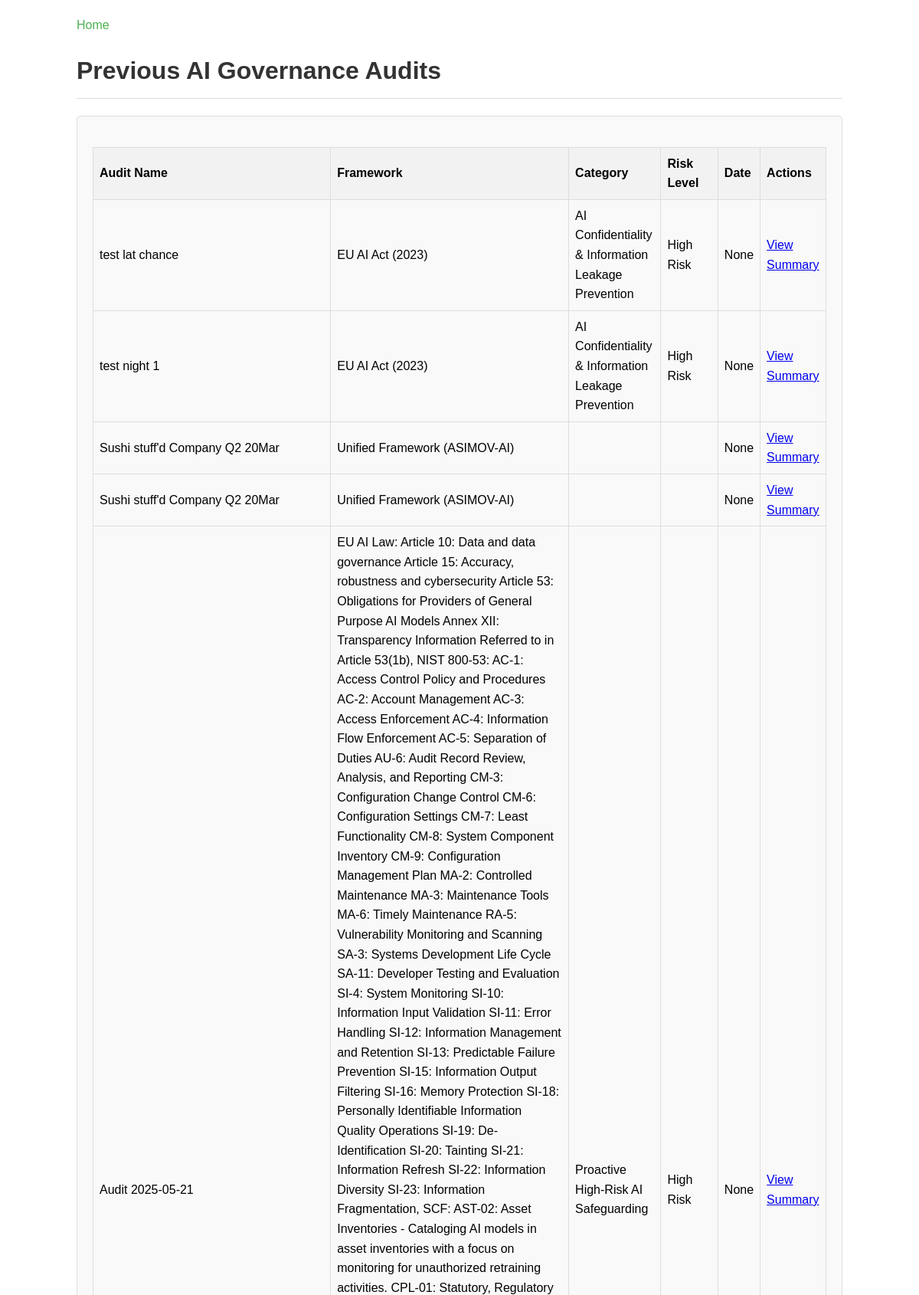
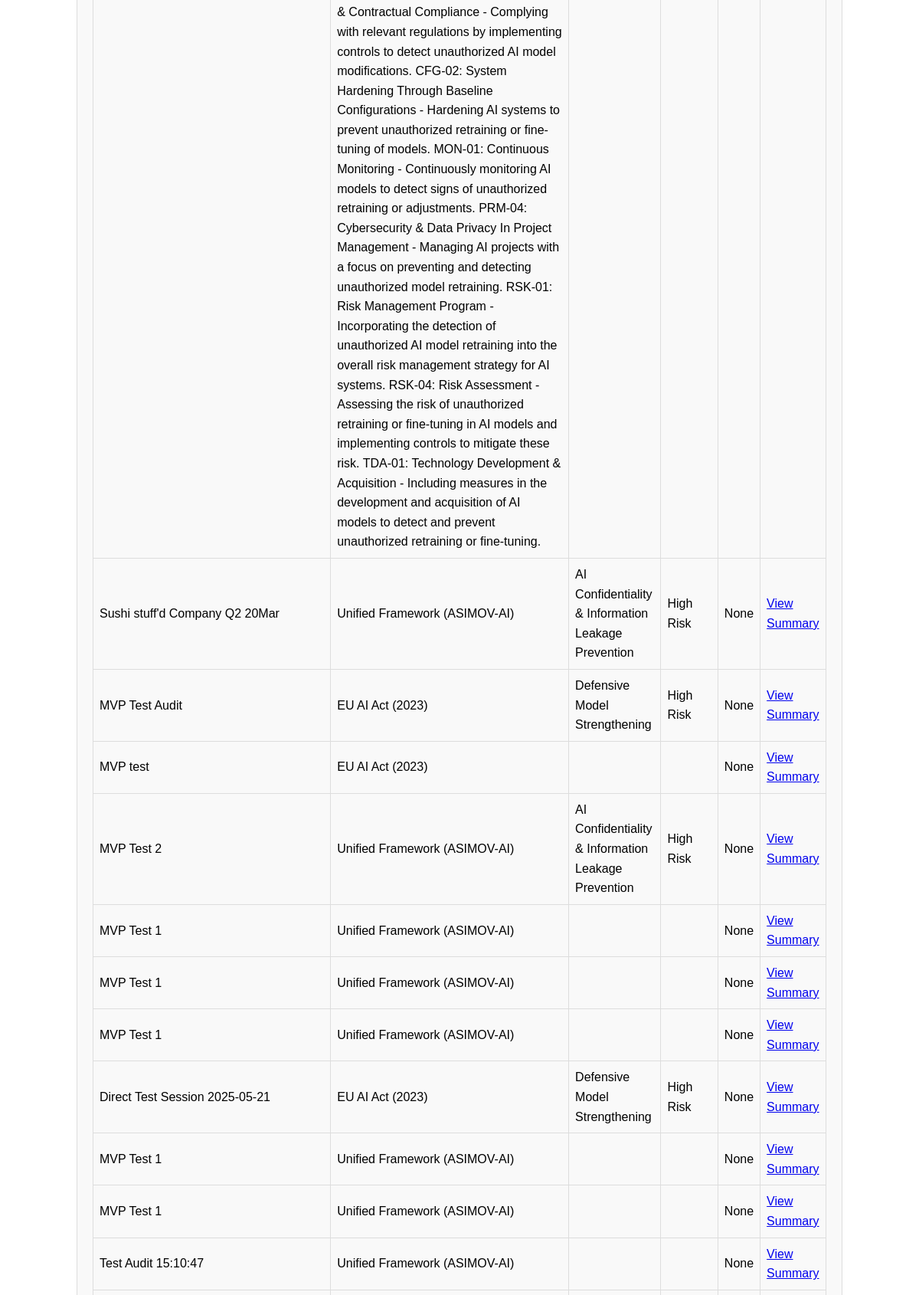
/audit/list (upper part), run on the app's committed database (2 pictures, top to bottom).
### tables this page shows
CREATE TABLE "audit_sessions" (
                session_id TEXT PRIMARY KEY,
                session_name TEXT,
                framework_filter TEXT,
                category_filter TEXT,
                risk_level_filter TEXT,
                sector_filter TEXT,
                region_filter TEXT,
                session_date DATETIME DEFAULT CURRENT_TIMESTAMP
            , framework_pattern TEXT, created_date TEXT DEFAULT "");

### app.py (the view)
@app.route('/audits')
@app.route('/audit/list')
def audit_list():
    conn = get_db_connection()
    cursor = conn.cursor()
    try:
        cursor.execute('''
            SELECT
                session_id,
                session_name,
                framework_filter,
                category_filter,
                risk_level_filter,
                sector_filter,
                region_filter,
                created_date,
                CASE
                    WHEN created_date IS NOT NULL
                    THEN datetime(created_date, 'localtime')
                    ELSE 'Unknown'
                END as formatted_date
            FROM audit_sessions
            ORDER BY created_date DESC
        ''')
        audits = []
        for row in cursor.fetchall():
            audit = dict(row)
            audits.append(audit)
    except Exception as e:
        print(f"Error fetching audits: {e}")
        audits = []
    conn.close()
    return render_template('audit_list.html', audits=audits)

### app.py (called while the page is built)
def get_db_connection():
    conn = sqlite3.connect('audit_controls.db')
    conn.row_factory = sqlite3.Row
    return conn

### templates/audit_list.html (shortened to what this page needs)
<!DOCTYPE html>
<html>
<head>
</head>
<body>
  <div class="nav-links">
    <a href="/">Home</a>
  </div>
  <h1>Previous AI Governance Audits</h1>
  {% if audits %}
  <div class="card">
    <table>
      <thead>
        <tr>
          <th>Audit Name</th>
          <th>Framework</th>
          <th>Category</th>
          <th>Risk Level</th>
          <th>Date</th>
          <th>Actions</th>
        </tr>
      </thead>
      <tbody>
        {% for audit in audits %}
        <tr>
          <td>{{ audit.session_name }}</td>
          <td>{{ audit.framework_filter }}</td>
          <td>{{ audit.category_filter }}</td>
          <td>{{ audit.risk_level_filter }}</td>
          <td>{{ audit.formatted_date }}</td>
          <td>
            <a href="/audit/{{ audit.session_id }}/summary">View Summary</a>
          </td>
        </tr>
        {% endfor %}
      </tbody>
    </table>
  </div>
  {% else %}
  <div class="card empty-state">
    <h3>No previous audits found</h3>
    <p>Start a new audit to begin tracking your AI governance compliance.</p>
    <a href="/" class="button">Start New Audit</a>
  </div>
  {% endif %}
</body>
</html>

### templates/audit_list.html (style rules this page uses)
body { font-family: Arial, sans-serif; max-width: 1000px; margin: 0 auto; padding: 20px; line-height: 1.6; }
h1, h2, h3 { color: #333; border-bottom: 1px solid #ddd; padding-bottom: 10px; }
.card { border: 1px solid #ddd; border-radius: 5px; padding: 20px; margin-bottom: 20px; background-color: #f9f9f9; }
table { width: 100%; border-collapse: collapse; margin-top: 20px; }
th, td { border: 1px solid #ddd; padding: 8px; text-align: left; }
th { background-color: #f2f2f2; position: sticky; top: 0; }
tr:nth-child(even) { background-color: #f9f9f9; }
.nav-links { margin-bottom: 20px; }
.nav-links a { margin-right: 15px; color: #4CAF50; text-decoration: none; }

### data on the page
audit_sessions: session_name "test lat chance", framework_filter "EU AI Act (2023)", category_filter "AI Confidentiality & Information Leakage Prevention", risk_level_filter "High Risk", formatted_date "None"
audit_sessions: session_name "test night 1", framework_filter "EU AI Act (2023)", category_filter "AI Confidentiality & Information Leakage Prevention", risk_level_filter "High Risk", formatted_date "None"
audit_sessions: session_name "Sushi stuff'd Company Q2 20Mar", framework_filter "Unified Framework (ASIMOV-AI)", formatted_date "None"
audit_sessions: session_name "Sushi stuff'd Company Q2 20Mar", framework_filter "Unified Framework (ASIMOV-AI)", formatted_date "None"
audit_sessions: session_name "Audit 2025-05-21", framework_filter "EU AI Law: Article 10: Data and data governance Article 15: Accuracy, robustness and cybersecurity Article 53: Obligations for Providers of General Purpose AI Models Annex XII: Transparency Information Referred to in Article 53(1b), NIST 800-53: AC-1: Access Control Policy and Procedures AC-2: Account Management AC-3: Access Enforcement AC-4: Information Flow Enforcement AC-5: Separation of Duties AU-6: Audit Record Review, Analysis, and Reporting CM-3: Configuration Change Control CM-6: Configuration Settings CM-7: Least Functionality CM-8: System Component Inventory CM-9: Configuration Management Plan MA-2: Controlled Maintenance MA-3: Maintenance Tools MA-6: Timely Maintenance RA-5:…", category_filter "Proactive High-Risk AI Safeguarding", risk_level_filter "High Risk", formatted_date "None"
audit_sessions: session_name "Sushi stuff'd Company Q2 20Mar", framework_filter "Unified Framework (ASIMOV-AI)", category_filter "AI Confidentiality & Information Leakage Prevention", risk_level_filter "High Risk", formatted_date "None"
audit_sessions: session_name "MVP Test Audit", framework_filter "EU AI Act (2023)", category_filter "Defensive Model Strengthening", risk_level_filter "High Risk", formatted_date "None"
audit_sessions: session_name "MVP test", framework_filter "EU AI Act (2023)", formatted_date "None"
audit_sessions: session_name "MVP Test 2", framework_filter "Unified Framework (ASIMOV-AI)", category_filter "AI Confidentiality & Information Leakage Prevention", risk_level_filter "High Risk", formatted_date "None"
audit_sessions: session_name "MVP Test 1", framework_filter "Unified Framework (ASIMOV-AI)", formatted_date "None"
audit_sessions: session_name "MVP Test 1", framework_filter "Unified Framework (ASIMOV-AI)", formatted_date "None"
audit_sessions: session_name "MVP Test 1", framework_filter "Unified Framework (ASIMOV-AI)", formatted_date "None"
audit_sessions: session_name "Direct Test Session 2025-05-21", framework_filter "EU AI Act (2023)", category_filter "Defensive Model Strengthening", risk_level_filter "High Risk", formatted_date "None"
audit_sessions: session_name "MVP Test 1", framework_filter "Unified Framework (ASIMOV-AI)", formatted_date "None"
audit_sessions: session_name "MVP Test 1", framework_filter "Unified Framework (ASIMOV-AI)", formatted_date "None"
audit_sessions: session_name "Test Audit 15:10:47", framework_filter "Unified Framework (ASIMOV-AI)", formatted_date "None"
